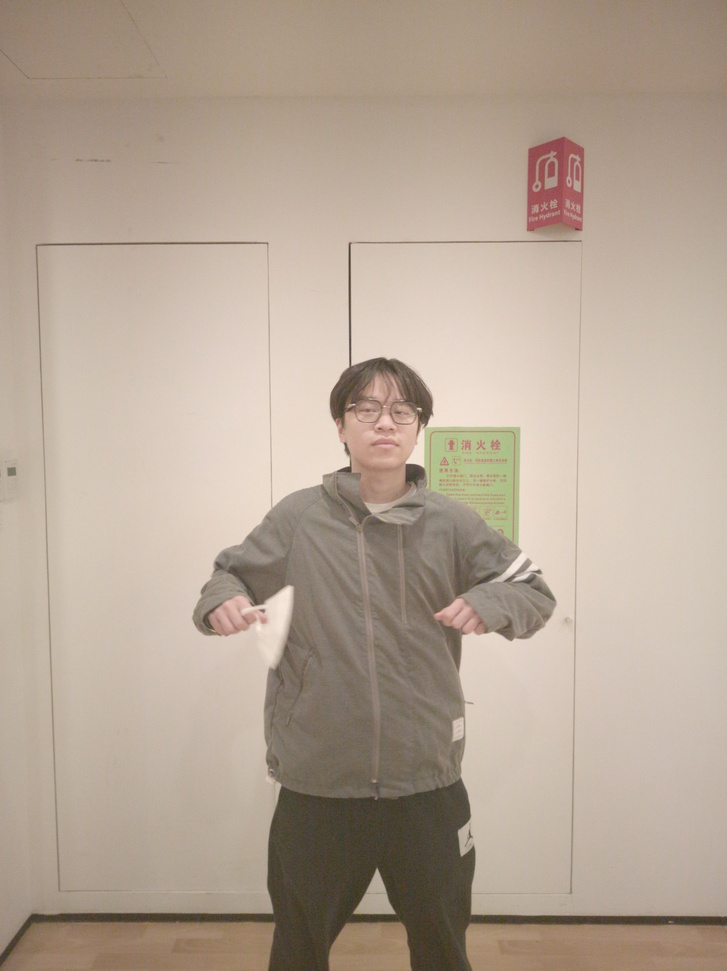
#> input picture inputs/ref/102550045-0093-0096_ref.jpg, 727 x 971 px, shrunk from 3472 x 4640 before the run
$ python -i distortion_utils.py   (imports and definitions only)   (older library calls are emulated)
#> lines starting #> are read from the running program, lines starting #| are printed output that depends on the picture
#! /usr/bin/env python
# -*- coding: utf-8 -*-

import numpy as np
import scipy.io
import sys


from skimage.draw import disk
from scipy.ndimage import rotate
from ..augmentations.img_utils import advancedSharpen
from .noise_sim import add_raw_noise
from .HybridDenoise.hybrid_denoise import hybrid_denoise

# [1 line not run here, left out]

import random
import cv2


########################
# helper func
########################
# [36 lines left out: functions gamma, adjust, diskKernel, not called in this run]


def nonLocalMean(img):
    """
    Y通道进行nonlocal mean降噪处理
    args:
        img: [HWC], 数值在0~255, uint8
    """
    h = random.randint(5, 10)
    img_ycbcr = cv2.cvtColor(img, cv2.COLOR_RGB2YCR_CB)
#> img_ycbcr: shape (971, 727, 3); mean of channels 0, 1, 2 167.6, 137.3, 117.5
    y = img_ycbcr[:, :, 0]
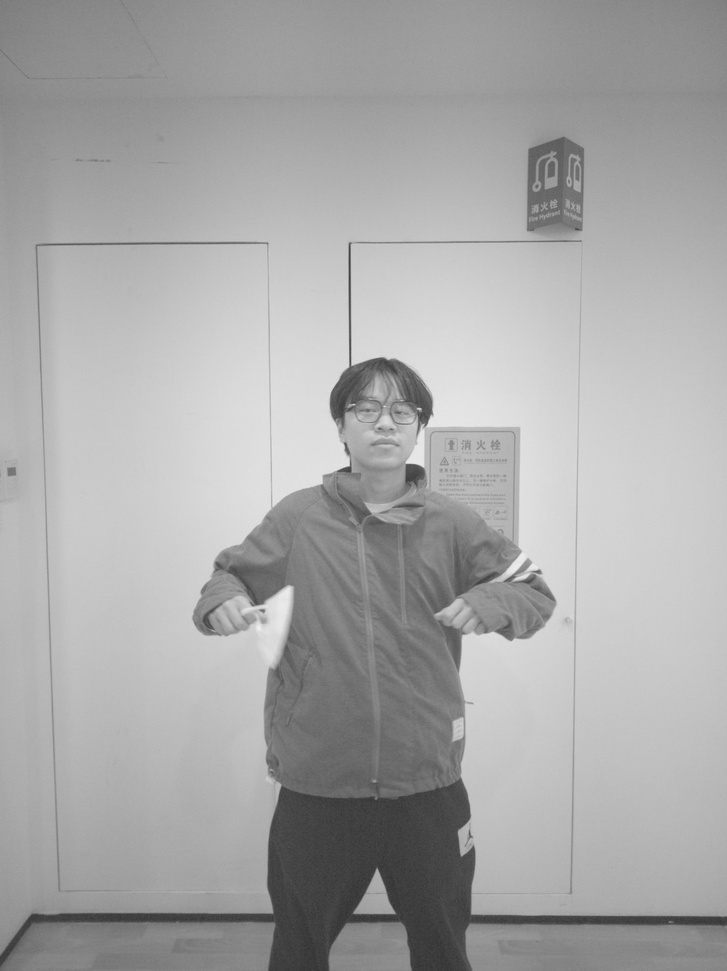
#> y: shape (971, 727); min 48, max 240, mean 167.6
    y = cv2.fastNlMeansDenoising(y, h=h, templateWindowSize=7, searchWindowSize=21)
    img_ycbcr[:, :, 0] = y
#> img_ycbcr: shape (971, 727, 3); mean of channels 0, 1, 2 167.7, 137.3, 117.5

    img = cv2.cvtColor(img_ycbcr, cv2.COLOR_YCR_CB2RGB)
    img = np.clip(img, 0, 255).astype(np.uint8)

    return img


# [424 lines left out: functions lap_pyr, lap_pyr_rec, defocusBlur, downsample, upsample, gaussianBlur and 8 more, not called in this run]

>>> import cv2
>>> picture = cv2.cvtColor(cv2.imread('../../../../inputs/ref/102550045-0093-0096_ref.jpg'), cv2.COLOR_BGR2RGB)
>>> result = nonLocalMean(picture)

$ run again, on inputs/ref/102638989-0207-0210_ref.jpg
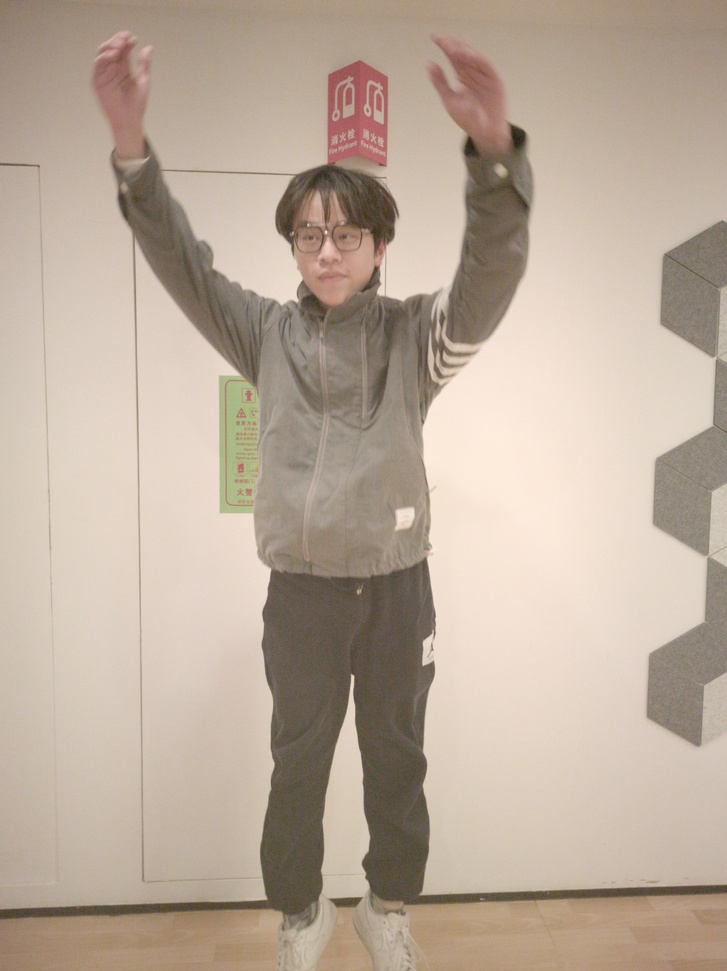
#> input picture inputs/ref/102638989-0207-0210_ref.jpg, 727 x 971 px, shrunk from 3472 x 4640 before the run
#> in nonLocalMean, `y = img_ycbcr[:, :, 0]`:
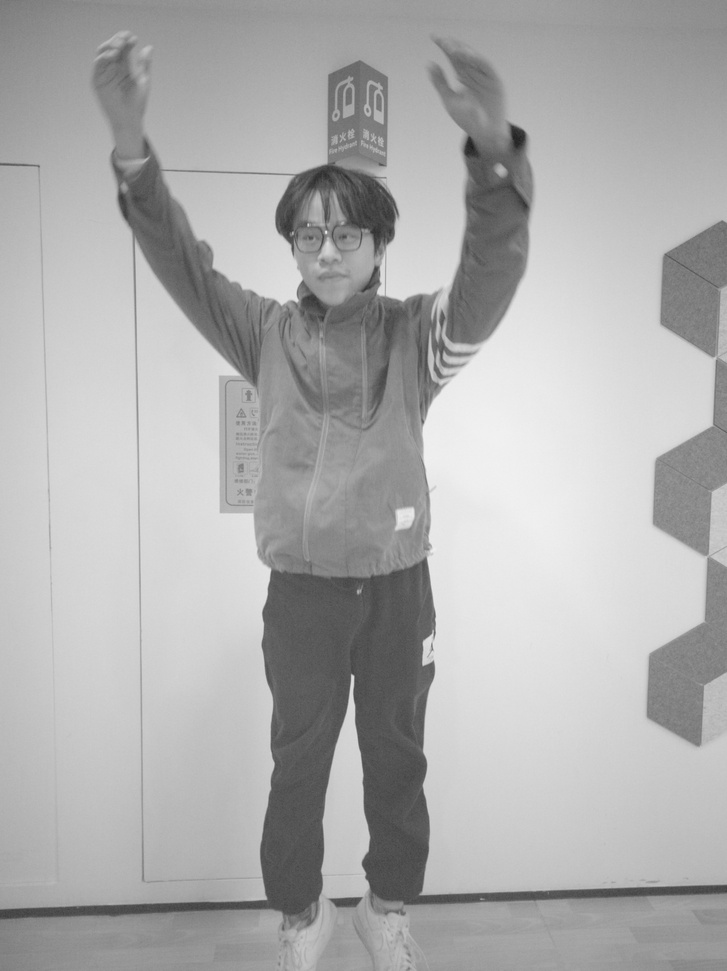
#> y: shape (971, 727); min 29, max 241, mean 173.6

$ run again, on inputs/ref/103212684-1039-1054_ref.jpg
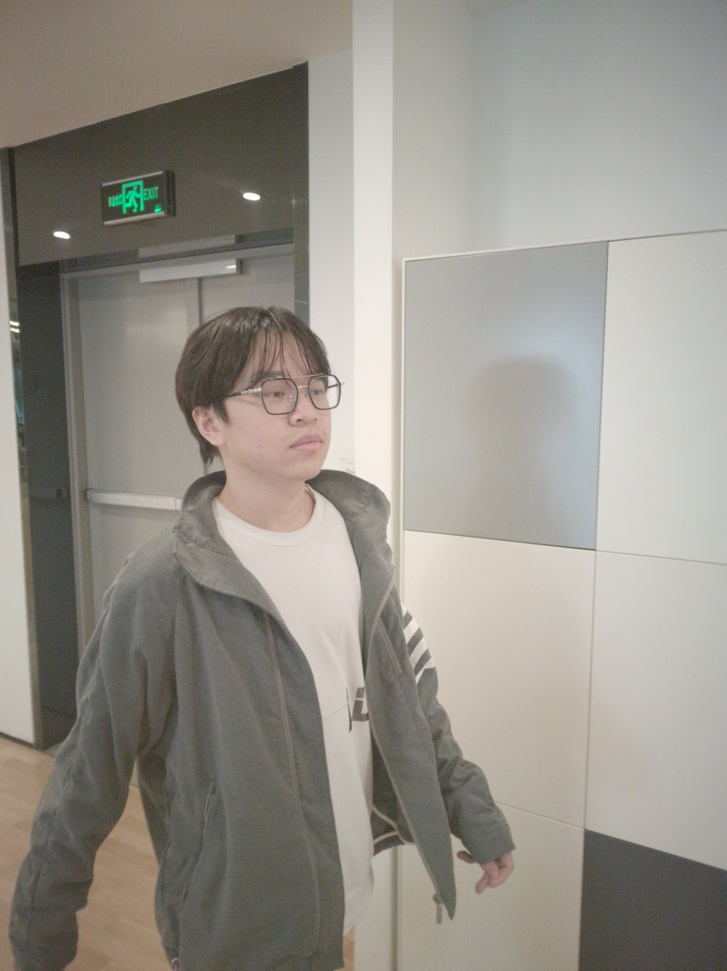
#> input picture inputs/ref/103212684-1039-1054_ref.jpg, 727 x 971 px, shrunk from 3472 x 4640 before the run
#> in nonLocalMean, `y = img_ycbcr[:, :, 0]`:
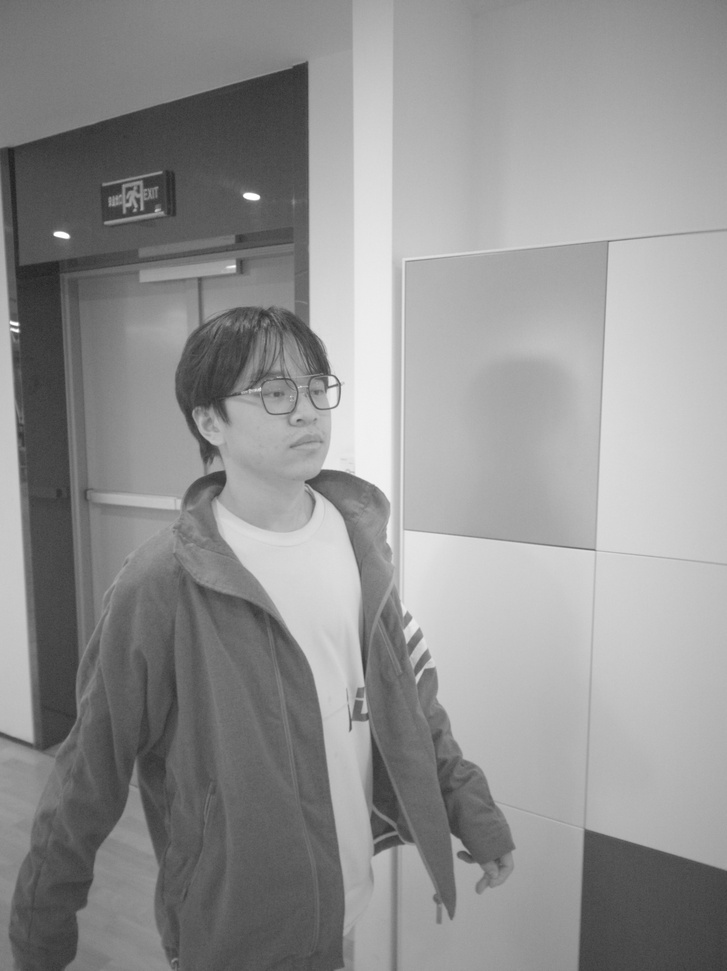
#> y: shape (971, 727); min 31, max 255, mean 145.8

$ run again, on inputs/ref/103306301-0153-0160_ref.jpg
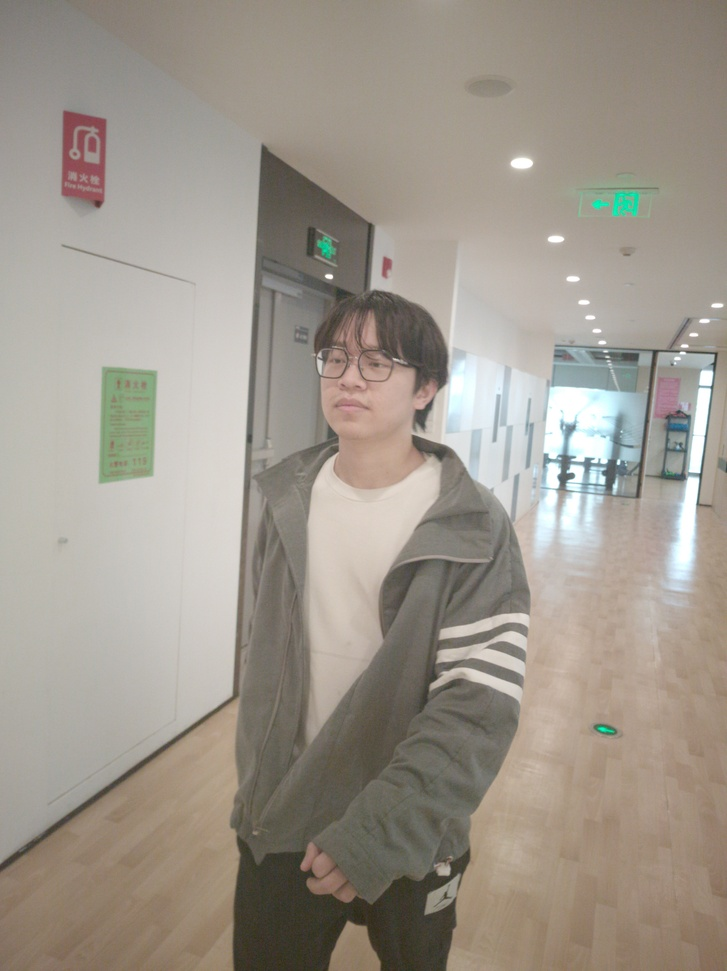
#> input picture inputs/ref/103306301-0153-0160_ref.jpg, 727 x 971 px, shrunk from 3472 x 4640 before the run
#> in nonLocalMean, `y = img_ycbcr[:, :, 0]`:
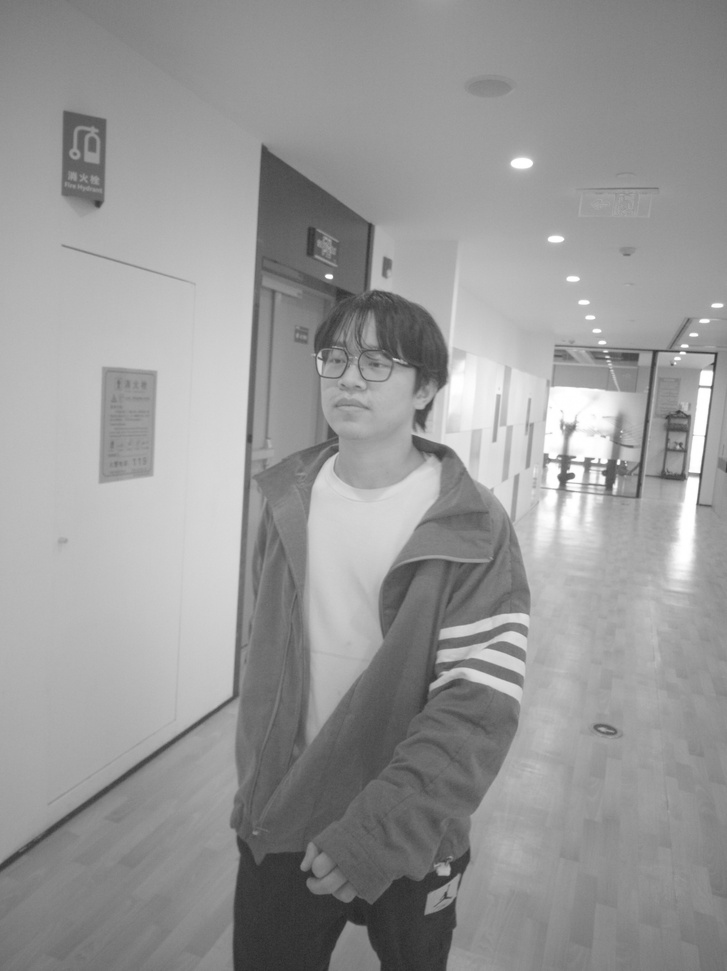
#> y: shape (971, 727); min 36, max 255, mean 152.1
